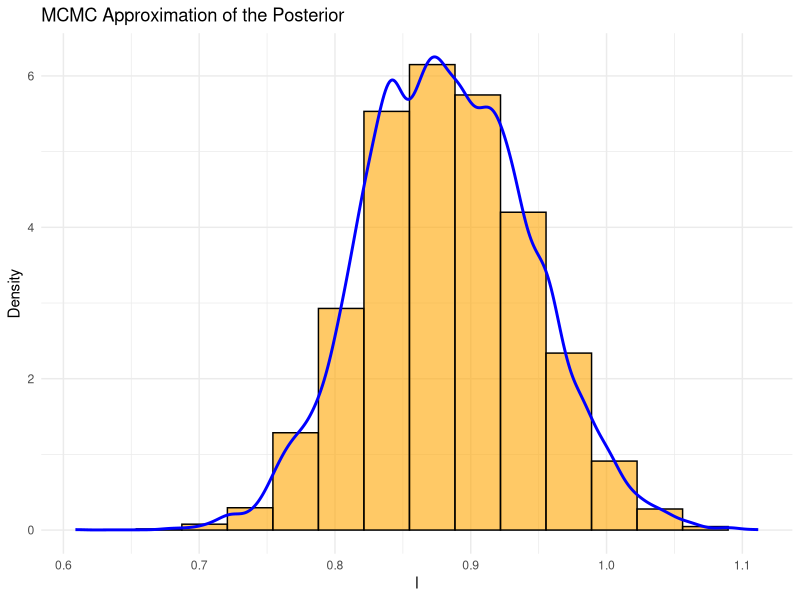
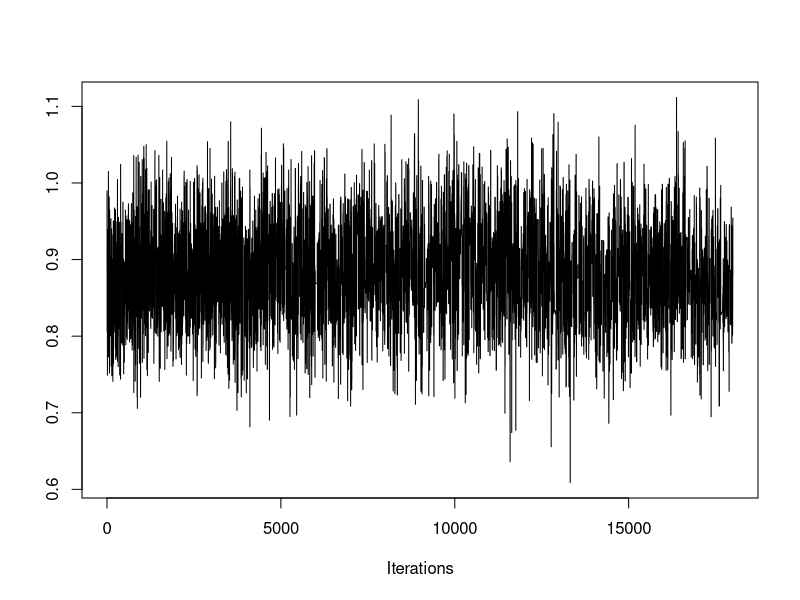
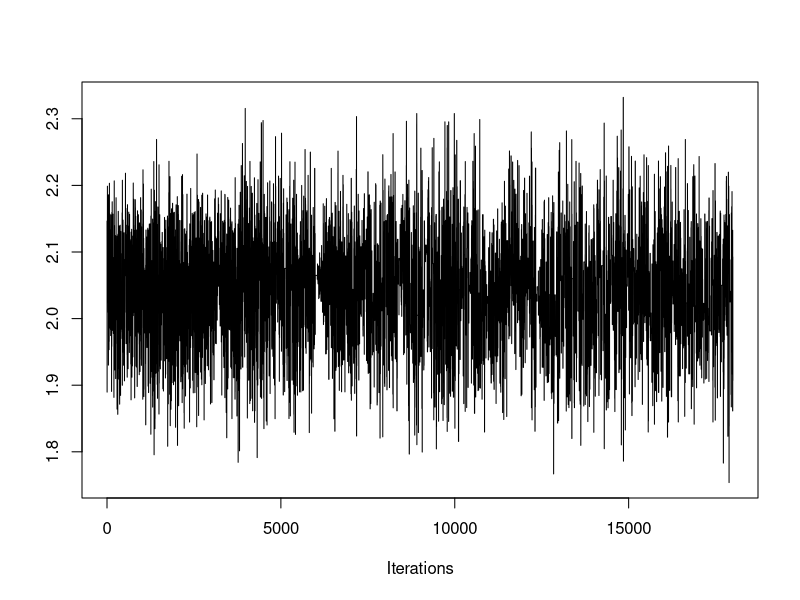
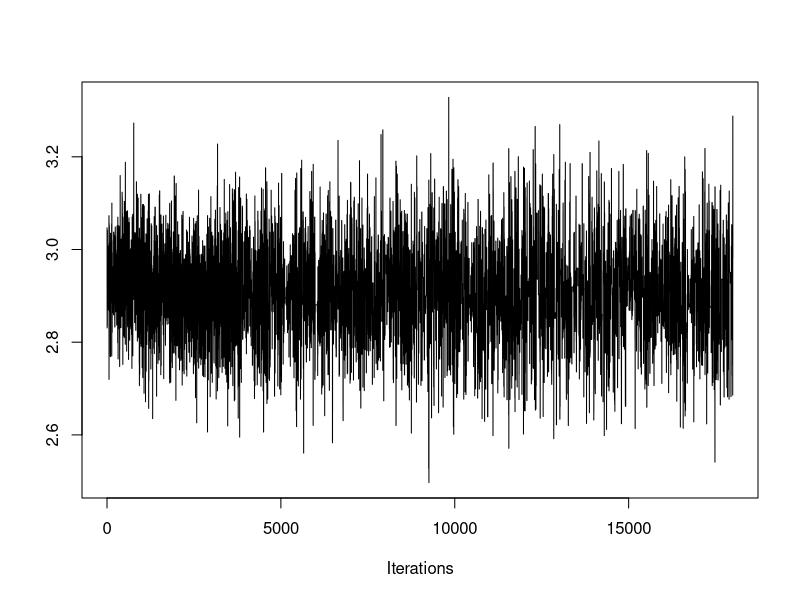
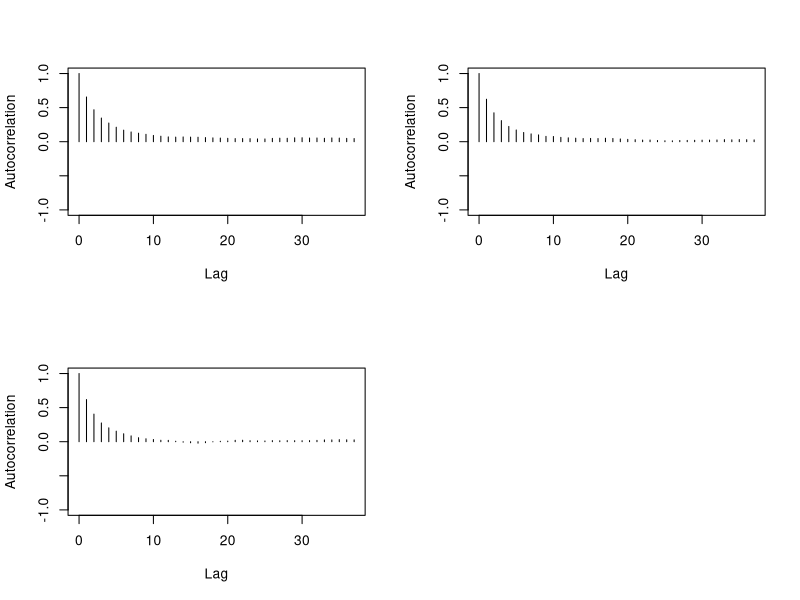

Write the R code that produced these figures, in order.
## ---- chunk 1
#To be set by user:
n <- 2000 #number of observations (set it higher for consistency)
beta <- c(1, 2, 3)#, 4, 5, 6)  # True coefficients (bias, and predictors) px1

#Synthetic predictors
p <- length(beta)-1 #number of predictors
M <- p+1 #number of predictors plus intercept
library(MASS)
set.seed(7)
X <- cbind(1, matrix(mvrnorm(n, mu = rep(0, p), Sigma = 1*diag(p)), n, p))  # Design matrix with intercept (bias). nxp

#Response
z <- X %*% beta  # Linear predictor. %*% = matrix mult. nx1 dim
sig <- 1/(1+exp(-z)) #sigmoid (inv-logit) function, find probability in [0,1], predicted y
y <- rbinom(n=n, size=1, prob=sig) #size=num trials=1 -> bernoulli response var
## ---- chunk 2
#Proposal distro
proposal <- function(mu, lambda, sigma) {
  # Draw a single sample from multivariate normal
  distro <- mvrnorm(1, mu = mu, Sigma = lambda*sigma)
  return(distro)
}

# Log-likelihood function for logistic regression
logistic_ll <- function(beta, X, y) {
  z <- X %*% beta
  p <- 1 / (1 + exp(-z))
  loglike <- sum(log(p[y==1]))+sum(log((1-p)[y==0]))
  return(loglike)
}

# Log-prior of parameter that comes from proposal distro
library(mvtnorm)
log_prior <- function(distro, mu, sigma) {
  # Compute the density at 'distro' under the MVN used in proposal()
  prob <- dmvnorm(distro, mean = mu, sigma = sigma)
  log_prob <- log(prob)
  return(log_prob)
}

#Define log_prior_kde
log_prior_kde <- function(beta, C, den_funs) {
  prior_d <- 0
  d <- 1 #iterative
  while (d <= dim(C)[2]) {
    if ( min(C[,d]) < beta[d] && beta[d] < max(C[,d]) ){
      density_at_point <- den_funs[[d]](beta[d])
      prior_d <- prior_d + log(density_at_point) #Assume independence
    } else {
      prior_d <- -10000
    }
    d <- d+1
  }
  return(prior_d)
}
## ---- chunk 3
metropolis <- function(X, y, N = 20000, prior = TRUE, update = FALSE, KDE = FALSE, C = NA, den_funs = NA, M = ncol(X), a_target = 0.234, b1 = rep(0, M), batch = TRUE, batch_schedule = seq(50, N, by = 50)) {
  #0) Initial values
  if (batch == FALSE) {
    a_target <- a_target/2.26 
  }
  n_accept <- 0 #number of acceptances
  b <- matrix(0, nrow = N, ncol = M)
  b[1,] <- b1 #rep(0, M)
  
  #Keep history of proposals
  P_list <- rep(NA, N - 1)
  P_list[1] <- logistic_ll(b[1,], X, y)
  
  #Adaptation parameters
  batch_index <- 1
  Tb <- 0 #start of batch
  mu <- rep(0, M)
  Sigma <- diag(M)
  lambda <- (2.38**2)/M
  gam <- 1
  
  for (i in 2:N) {
    #1) Propose new position beta[i-1] -> beta[i]' from proposal distro
    if (update == FALSE) {
      b_prop <- proposal(mu, lambda, Sigma)
    } else {
      b_prop <- C[i,]
    }
    
    #2) Compute transition probability
    if (prior == TRUE) {
      if (KDE == FALSE) {
        P_list[i] <- logistic_ll(b_prop, X, y) + log_prior(b_prop, rep(0, M), diag(M))  #P(beta*)
      } else {
        P_list[i] <- logistic_ll(b_prop, X, y) + log_prior_kde(b_prop, C, den_funs)
      }
    } else {
      P_list[i] <- logistic_ll(b_prop, X, y)
    }
    
    #3) Acceptance ratio
    R <- exp(P_list[i] - P_list[i-1])
    alpha <- min(R, 1)
    
    #4) Generate a random number u_i from [0,1]. Accept or reject proposal
    u <- runif(1)  # u_i
    if (u <= alpha) {
        b[i,] <- b_prop  # Accept y as next state
        n_accept <- n_accept + 1
    } else {
        b[i,] <- b[i-1,]  # Stay at previous state of Markov chain
        P_list[i] <- P_list[i-1]
    }
    
    #5) Adaptive step
    if (batch == TRUE) {
      if (batch_index <= length(batch_schedule) && i == batch_schedule[batch_index]) {
        #Batch update
        Tb1 <- i #T_{b+1}
        b_batch <- b[(Tb + 1):Tb1, , drop = FALSE]
        n_batch <- nrow(b_batch)
        
        #Covar update
        cov_sum <- matrix(0, M, M)
        for (j in 1:n_batch) {
          diff <- matrix(b_batch[j,] - mu, ncol=1)
          cov_sum <- cov_sum + (diff%*%t(diff) - Sigma)
        }
        Sigma <- Sigma + cov_sum/n_batch + 1e-5*diag(M)
        
        #Mean update
        mean_diff <- colMeans(b_batch) - mu
        mu <- mu + mean_diff
        
        #Parameter update
        Tb <- Tb1
        batch_index <- batch_index + 1
        lambda <- exp( log(lambda) + (alpha-a_target)/n_batch )
      }
    } else { #Batch == FALSE
      gam <- 1/i
      Sigma <- Sigma + gam*( (b[i,]-mu)%*%t(b[i,]-mu) - Sigma )
      mu <- mu + gam*( b[i,]-mu )
      lambda <- exp( log(lambda) + gam*(alpha-a_target) )
    }
  }

  n <- as.integer(0.9 * N)
  C <- b[(N - n + 1):N,] #discard first 10% of samples
  
  cat("Acceptance rate:", n_accept/(N-1), "\n")
  return(C)
}
## ---- chunk 4
prior_recursive <- function(k, X, y, N = 20000, M = ncol(X), a_target = 0.234, b1 = rep(0, M)) {
  #Partition the data
  #Number of rows and columns
  n <- nrow(X)
  
  # Get row group assignments
  part_indices <- cut(seq_len(n), breaks = k, labels = FALSE)
  
  # Split row indices instead of splitting X directly
  index_groups <- split(seq_len(n), part_indices)
  
  # Turn each group of indices into a matrix
  parts_X <- lapply(index_groups, function(idx) X[idx, , drop = FALSE])
  y <- matrix(y, ncol = 1)
  parts_y <- lapply(index_groups, function(idx) y[idx, , drop = FALSE])
  
  #Prior recursive implementation
  for (j in seq(1,k)) { 
    if (j == 1) {
      C <- metropolis(parts_X[[j]], parts_y[[j]], N = N, prior = TRUE, update = FALSE, KDE = FALSE, C = NA, den_funs = NA, a_target = a_target, b1 = b1, batch = TRUE)
    
    } else {
      
      #Create KDE functions and MAP (modes) vals
      den_funs <- list()
      modes <- list()
      d <- 1 #iterative
      while (d <= dim(C)[2]) {
        kde <- density(C[,d])
        den_funs[[d]] <- approxfun(kde$x, kde$y) #approx fun
        modes[[d]] <- kde$x[which.max(kde$y)]
        d <- d+1
      }
      modes <- unlist(modes)
      
      C <- metropolis(parts_X[[j]], parts_y[[j]], N = N, prior = TRUE, update = FALSE, KDE = TRUE, C = C, den_funs = den_funs, a_target = a_target, b1 = modes, batch = TRUE)
      
    }
  }
  return(C)
}
## ---- chunk 5
C = prior_recursive(2, X, y)
## ---- chunk 6
c = C[,1]
# Plot of density function
library(ggplot2)
nbins <- ceiling( (2*n)**(1/3) ) #Terrell-Scott rule for min num bins
ggplot() +
  geom_histogram(aes(x = c, y = ..density..), bins = nbins, fill = "orange", color = "black", alpha = 0.6) +
  geom_density(aes(x = c), color = "blue", linewidth = 1) +
  labs(x = "l", y = "Density", title = "MCMC Approximation of the Posterior") +
  xlim(min(c), max(c)) +
  theme_minimal()
## ---- chunk 7
library(coda)
mcmc_obj <- as.mcmc(C)
traceplot(mcmc_obj)
## ---- chunk 8
autocorr.plot(mcmc_obj)
## ---- chunk 9
effectiveSize(mcmc_obj)
